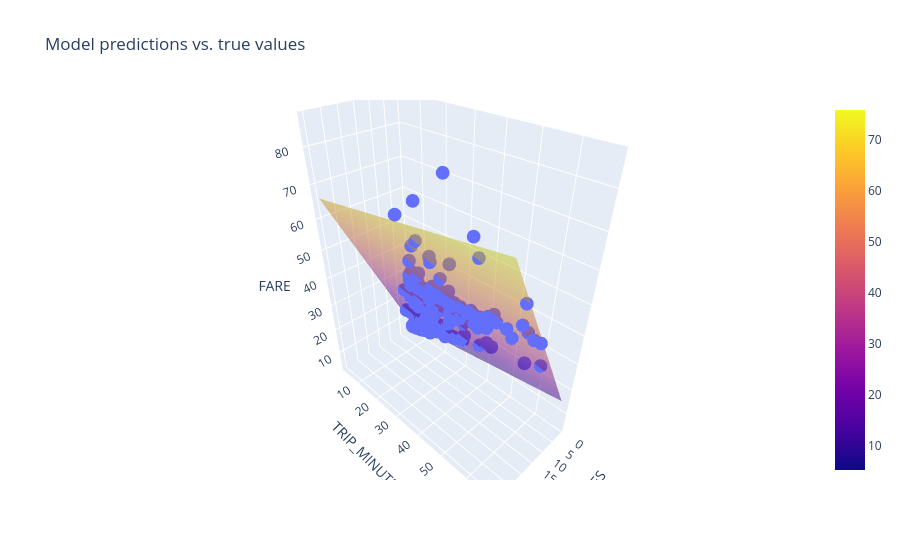

Notebook source saved alongside this figure:
### Code cell
settings_3 = ml_edu.experiment.ExperimentSettings(
    learning_rate = 0.001,
    number_epochs = 20,
    batch_size = 50,
    input_features = ['TRIP_MILES', 'TRIP_MINUTES']
)

training_df['TRIP_MINUTES'] = training_df['TRIP_SECONDS']/60

metrics = [keras.metrics.RootMeanSquaredError(name='rmse')]

model_3 = create_model(settings_3, metrics)

experiment_3 = train_model('two_features', model_3, training_df, 'FARE', settings_3)

ml_edu.results.plot_experiment_metrics(experiment_3, ['rmse'])
ml_edu.results.plot_model_predictions(experiment_3, training_df, 'FARE')

### Figure 1 — Plotly figure (JSON) as saved in the notebook; plotly's stock layout.template omitted (floating-point values rounded to 4 significant figures; data arrays with more than 128 entries replaced by an {"elided": "..."} marker saying what was removed)
{"data": [{"hovertemplate": "TRIP_MILES=%{x}<br>TRIP_MINUTES=%{y}<br>FARE=%{z}<extra></extra>", "legendgroup": "", "marker": {"color": "#636efa", "symbol": "circle"}, "mode": "markers", "name": "", "scene": "scene", "showlegend": false, "type": "scatter3d", "x": {"elided": "200 float values"}, "y": {"elided": "200 float values"}, "z": {"elided": "200 float values"}}, {"name": "prediction", "opacity": 0.5, "type": "surface", "x": [0.5, 3.846, 7.191, 10.54, 13.88, 17.23, 20.57, 23.92, 27.26, 30.61], "y": [3.0, 10.23, 17.46, 24.68, 31.91, 39.14, 46.37, 53.59, 60.82, 68.05], "z": [[5.267, 12.07, 18.87, 25.67, 32.47, 39.27, 46.07, 52.87, 59.67, 66.47], [6.316, 13.12, 19.92, 26.72, 33.51, 40.31, 47.11, 53.91, 60.71, 67.51], [7.365, 14.16, 20.96, 27.76, 34.56, 41.36, 48.16, 54.96, 61.76, 68.56], [8.413, 15.21, 22.01, 28.81, 35.61, 42.41, 49.21, 56.01, 62.81, 69.61], [9.462, 16.26, 23.06, 29.86, 36.66, 43.46, 50.26, 57.06, 63.86, 70.66], [10.51, 17.31, 24.11, 30.91, 37.71, 44.51, 51.31, 58.11, 64.91, 71.71], [11.56, 18.36, 25.16, 31.96, 38.76, 45.56, 52.36, 59.16, 65.96, 72.76], [12.61, 19.41, 26.21, 33.01, 39.81, 46.61, 53.41, 60.21, 67.01, 73.81], [13.66, 20.46, 27.26, 34.06, 40.86, 47.66, 54.45, 61.25, 68.05, 74.85], [14.7, 21.5, 28.3, 35.1, 41.9, 48.7, 55.5, 62.3, 69.1, 75.9]]}], "layout": {"legend": {"tracegroupgap": 0}, "scene": {"domain": {"x": [0, 1], "y": [0, 1]}, "xaxis": {"title": {"text": "TRIP_MILES"}}, "yaxis": {"title": {"text": "TRIP_MINUTES"}}, "zaxis": {"title": {"text": "FARE"}}}, "title": {"text": "Model predictions vs. true values"}}}
